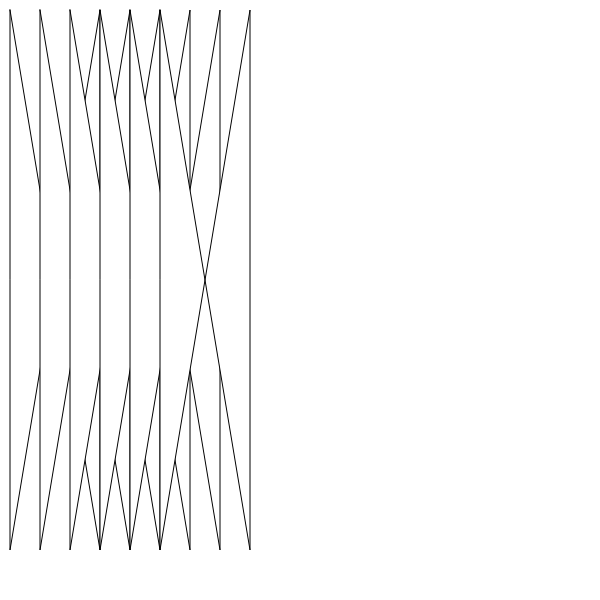
Frame 1 (no input)
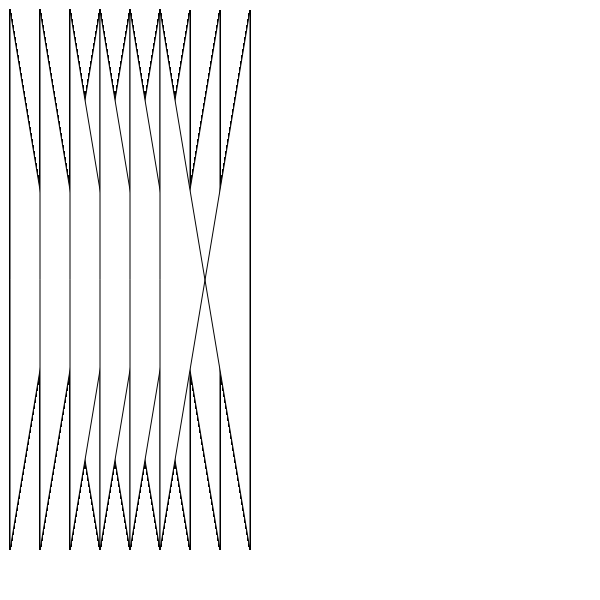
Frame 60 (no input)
Frame 120 (the mouse pressed at the canvas centre since frame 60): identical to frame 60, image omitted

The p5.js sketch that drew these frames (run headless with seeded random() and noise() and a simulated clock; from frame 60 on, the mouse is pressed at the canvas centre):

// p5.js sketch
// ── sketch.js
function setup(){
    createCanvas(600,600)
}
function draw(){
    beginShape();
    vertex(10,10);
    vertex(10,550);
    vertex(100,10);
    vertex(100,550);
    endShape(CLOSE);
    translate(30,0);
    beginShape();
    vertex(10,10);
    vertex(10,550);
    vertex(100,10);
    vertex(100,550);
    endShape(CLOSE);
    translate(30,0);
    beginShape();
    vertex(10,10);
    vertex(10,550);
    vertex(100,10);
    vertex(100,550);
    endShape(CLOSE);
    translate(30,0);
    beginShape();
    vertex(10,10);
    vertex(10,550);
    vertex(100,10);
    vertex(100,550);
    endShape(CLOSE);
    translate(30,0);
    beginShape();
    vertex(10,10);
    vertex(10,550);
    vertex(100,10);
    vertex(100,550);
    endShape(CLOSE);
    translate(30,0);
    beginShape();
    vertex(10,10);
    vertex(10,550);
    vertex(100,10);
    vertex(100,550);
    endShape(CLOSE);
    translate(30,0);
}
